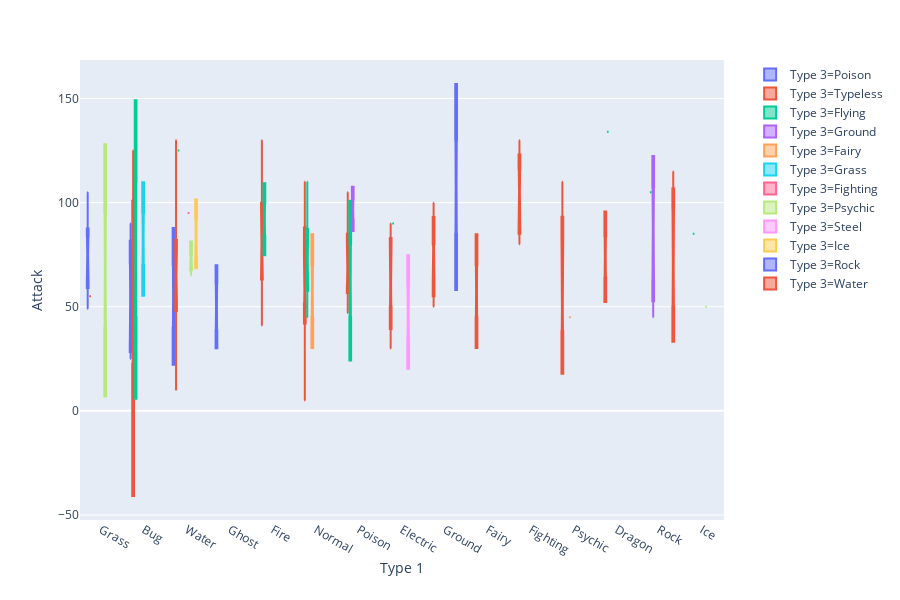

Notebook code cell kept with this figure:
### Code cell
#ANS
px.box(poke, x="Type 1", y="Attack", color="Type 3", notched=True)

### Figure 1 — Plotly figure (JSON) as saved in the notebook; plotly's stock layout.template omitted (floating-point values rounded to 4 significant figures)
{"data": [{"alignmentgroup": "True", "hoverlabel": {"namelength": 0}, "hovertemplate": "Type 3=Poison<br>Type 1=%{x}<br>Attack=%{y}", "legendgroup": "Type 3=Poison", "marker": {"color": "#636efa"}, "name": "Type 3=Poison", "notched": true, "offsetgroup": "Type 3=Poison", "orientation": "v", "showlegend": true, "type": "box", "x": ["Grass", "Grass", "Grass", "Bug", "Bug", "Bug", "Grass", "Grass", "Grass", "Bug", "Bug", "Grass", "Grass", "Grass", "Water", "Water", "Ghost", "Ghost", "Ghost"], "x0": " ", "xaxis": "x", "y": [49, 62, 82, 35, 25, 90, 50, 65, 80, 55, 65, 75, 90, 105, 40, 70, 35, 50, 65], "y0": " ", "yaxis": "y"}, {"alignmentgroup": "True", "hoverlabel": {"namelength": 0}, "hovertemplate": "Type 3=Typeless<br>Type 1=%{x}<br>Attack=%{y}", "legendgroup": "Type 3=Typeless", "marker": {"color": "#EF553B"}, "name": "Type 3=Typeless", "notched": true, "offsetgroup": "Type 3=Typeless", "orientation": "v", "showlegend": true, "type": "box", "x": ["Fire", "Fire", "Water", "Water", "Water", "Bug", "Bug", "Normal", "Normal", "Poison", "Poison", "Electric", "Electric", "Ground", "Ground", "Poison", "Poison", "Poison", "Poison", "Fairy", "Fairy", "Fire", "Fire", "Ground", "Ground", "Normal", "Normal", "Water", "Water", "Fighting", "Fighting", "Fire", "Fire", "Water", "Water", "Psychic", "Psychic", "Psychic", "Fighting", "Fighting", "Fighting", "Fire", "Fire", "Water", "Poison", "Poison", "Water", "Psychic", "Psychic", "Water", "Water", "Electric", "Electric", "Ground", "Ground", "Fighting", "Fighting", "Normal", "Poison", "Poison", "Normal", "Grass", "Normal", "Water", "Water", "Water", "Water", "Water", "Electric", "Fire", "Bug", "Normal", "Water", "Normal", "Normal", "Water", "Electric", "Fire", "Normal", "Normal", "Dragon", "Dragon", "Psychic", "Psychic"], "x0": " ", "xaxis": "x", "y": [52, 64, 48, 63, 83, 30, 20, 56, 81, 60, 85, 55, 90, 75, 100, 47, 62, 57, 72, 45, 70, 41, 76, 55, 80, 45, 70, 52, 82, 80, 105, 70, 110, 50, 65, 20, 35, 50, 80, 100, 130, 85, 100, 45, 80, 105, 65, 48, 73, 105, 130, 30, 50, 50, 80, 120, 105, 55, 65, 90, 5, 55, 95, 40, 65, 67, 92, 45, 83, 95, 125, 100, 10, 48, 55, 65, 65, 130, 60, 110, 64, 84, 110, 100], "y0": " ", "yaxis": "y"}, {"alignmentgroup": "True", "hoverlabel": {"namelength": 0}, "hovertemplate": "Type 3=Flying<br>Type 1=%{x}<br>Attack=%{y}", "legendgroup": "Type 3=Flying", "marker": {"color": "#00cc96"}, "name": "Type 3=Flying", "notched": true, "offsetgroup": "Type 3=Flying", "orientation": "v", "showlegend": true, "type": "box", "x": ["Fire", "Bug", "Normal", "Normal", "Normal", "Normal", "Normal", "Poison", "Poison", "Normal", "Normal", "Normal", "Bug", "Water", "Rock", "Ice", "Electric", "Fire", "Dragon"], "x0": " ", "xaxis": "x", "y": [84, 45, 45, 60, 80, 60, 90, 45, 80, 65, 85, 110, 110, 125, 105, 85, 90, 100, 134], "y0": " ", "yaxis": "y"}, {"alignmentgroup": "True", "hoverlabel": {"namelength": 0}, "hovertemplate": "Type 3=Ground<br>Type 1=%{x}<br>Attack=%{y}", "legendgroup": "Type 3=Ground", "marker": {"color": "#ab63fa"}, "name": "Type 3=Ground", "notched": true, "offsetgroup": "Type 3=Ground", "orientation": "v", "showlegend": true, "type": "box", "x": ["Poison", "Poison", "Rock", "Rock", "Rock", "Rock"], "x0": " ", "xaxis": "x", "y": [92, 102, 80, 95, 120, 45], "y0": " ", "yaxis": "y"}, {"alignmentgroup": "True", "hoverlabel": {"namelength": 0}, "hovertemplate": "Type 3=Fairy<br>Type 1=%{x}<br>Attack=%{y}", "legendgroup": "Type 3=Fairy", "marker": {"color": "#FFA15A"}, "name": "Type 3=Fairy", "notched": true, "offsetgroup": "Type 3=Fairy", "orientation": "v", "showlegend": true, "type": "box", "x": ["Normal", "Normal", "Psychic"], "x0": " ", "xaxis": "x", "y": [45, 70, 45], "y0": " ", "yaxis": "y"}, {"alignmentgroup": "True", "hoverlabel": {"namelength": 0}, "hovertemplate": "Type 3=Grass<br>Type 1=%{x}<br>Attack=%{y}", "legendgroup": "Type 3=Grass", "marker": {"color": "#19d3f3"}, "name": "Type 3=Grass", "notched": true, "offsetgroup": "Type 3=Grass", "orientation": "v", "showlegend": true, "type": "box", "x": ["Bug", "Bug"], "x0": " ", "xaxis": "x", "y": [70, 95], "y0": " ", "yaxis": "y"}, {"alignmentgroup": "True", "hoverlabel": {"namelength": 0}, "hovertemplate": "Type 3=Fighting<br>Type 1=%{x}<br>Attack=%{y}", "legendgroup": "Type 3=Fighting", "marker": {"color": "#FF6692"}, "name": "Type 3=Fighting", "notched": true, "offsetgroup": "Type 3=Fighting", "orientation": "v", "showlegend": true, "type": "box", "x": ["Water"], "x0": " ", "xaxis": "x", "y": [95], "y0": " ", "yaxis": "y"}, {"alignmentgroup": "True", "hoverlabel": {"namelength": 0}, "hovertemplate": "Type 3=Psychic<br>Type 1=%{x}<br>Attack=%{y}", "legendgroup": "Type 3=Psychic", "marker": {"color": "#B6E880"}, "name": "Type 3=Psychic", "notched": true, "offsetgroup": "Type 3=Psychic", "orientation": "v", "showlegend": true, "type": "box", "x": ["Water", "Water", "Grass", "Grass", "Water", "Ice"], "x0": " ", "xaxis": "x", "y": [65, 75, 40, 95, 75, 50], "y0": " ", "yaxis": "y"}, {"alignmentgroup": "True", "hoverlabel": {"namelength": 0}, "hovertemplate": "Type 3=Steel<br>Type 1=%{x}<br>Attack=%{y}", "legendgroup": "Type 3=Steel", "marker": {"color": "#FF97FF"}, "name": "Type 3=Steel", "notched": true, "offsetgroup": "Type 3=Steel", "orientation": "v", "showlegend": true, "type": "box", "x": ["Electric", "Electric"], "x0": " ", "xaxis": "x", "y": [35, 60], "y0": " ", "yaxis": "y"}, {"alignmentgroup": "True", "hoverlabel": {"namelength": 0}, "hovertemplate": "Type 3=Ice<br>Type 1=%{x}<br>Attack=%{y}", "legendgroup": "Type 3=Ice", "marker": {"color": "#FECB52"}, "name": "Type 3=Ice", "notched": true, "offsetgroup": "Type 3=Ice", "orientation": "v", "showlegend": true, "type": "box", "x": ["Water", "Water", "Water"], "x0": " ", "xaxis": "x", "y": [70, 95, 85], "y0": " ", "yaxis": "y"}, {"alignmentgroup": "True", "hoverlabel": {"namelength": 0}, "hovertemplate": "Type 3=Rock<br>Type 1=%{x}<br>Attack=%{y}", "legendgroup": "Type 3=Rock", "marker": {"color": "#636efa"}, "name": "Type 3=Rock", "notched": true, "offsetgroup": "Type 3=Rock", "orientation": "v", "showlegend": true, "type": "box", "x": ["Ground", "Ground"], "x0": " ", "xaxis": "x", "y": [85, 130], "y0": " ", "yaxis": "y"}, {"alignmentgroup": "True", "hoverlabel": {"namelength": 0}, "hovertemplate": "Type 3=Water<br>Type 1=%{x}<br>Attack=%{y}", "legendgroup": "Type 3=Water", "marker": {"color": "#EF553B"}, "name": "Type 3=Water", "notched": true, "offsetgroup": "Type 3=Water", "orientation": "v", "showlegend": true, "type": "box", "x": ["Rock", "Rock", "Rock", "Rock"], "x0": " ", "xaxis": "x", "y": [40, 60, 80, 115], "y0": " ", "yaxis": "y"}], "layout": {"boxmode": "group", "height": 600, "legend": {"tracegroupgap": 0}, "margin": {"t": 60}, "xaxis": {"anchor": "y", "domain": [0, 0.98], "title": {"text": "Type 1"}}, "yaxis": {"anchor": "x", "domain": [0, 1], "title": {"text": "Attack"}}}}
